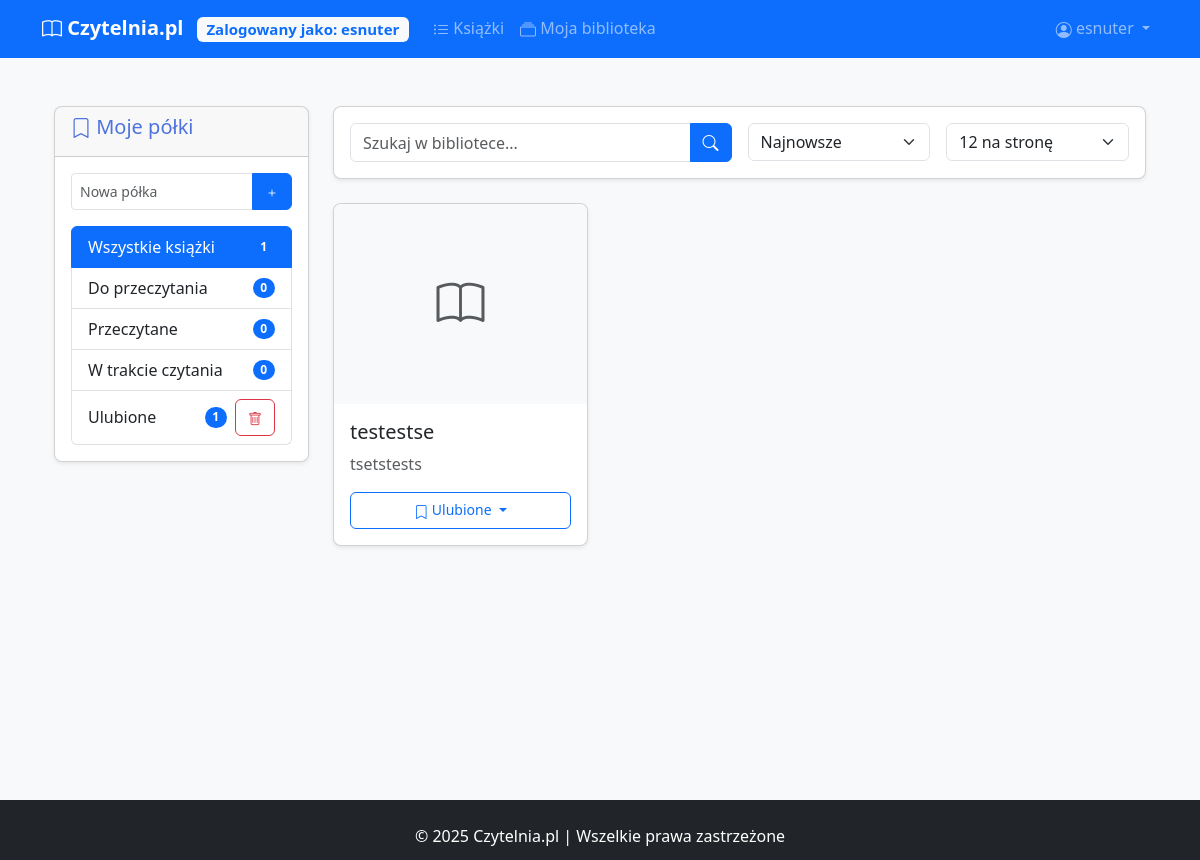
The page /my_library (signed in) on the database its author committed.
### models.py (models this page shows)
class User(UserMixin, db.Model):
    __tablename__ = 'users'
    id = db.Column(db.Integer, primary_key=True)
    username = db.Column(db.String(50), unique=True, nullable=False)
    password = db.Column(db.String(100), nullable=False)
    is_moderator = db.Column(db.Boolean, default=False)
    date_joined = db.Column(db.DateTime, default=datetime.utcnow)
    library_books = db.relationship('UserLibrary', back_populates='user')
    shelves = db.relationship('Shelf', back_populates='user', lazy='dynamic')
    reviews = db.relationship('Review', backref='review_user', lazy=True)

class Shelf(db.Model):
    __tablename__ = 'shelves'
    id = db.Column(db.Integer, primary_key=True)
    user_id = db.Column(db.Integer, db.ForeignKey('users.id'))
    name = db.Column(db.String(50), nullable=False)
    is_default = db.Column(db.Boolean, default=False)
    created_at = db.Column(db.DateTime, default=datetime.utcnow)
    user = db.relationship('User', back_populates='shelves')
    books = db.relationship('UserLibrary', back_populates='shelf')

class UserLibrary(db.Model):
    __tablename__ = 'user_library'
    id = db.Column(db.Integer, primary_key=True)
    user_id = db.Column(db.Integer, db.ForeignKey('users.id'))
    book_id = db.Column(db.Integer, db.ForeignKey('books.id'))
    shelf_id = db.Column(db.Integer, db.ForeignKey('shelves.id'))
    added_at = db.Column(db.DateTime, default=datetime.utcnow)
    book = db.relationship('Book', back_populates='library_entries')
    shelf = db.relationship('Shelf', back_populates='books')
    user = db.relationship('User', back_populates='library_books')

class Book(db.Model):
    __tablename__ = 'books'
    id = db.Column(db.Integer, primary_key=True)
    title = db.Column(db.String(100), nullable=False)
    author = db.Column(db.String(50), nullable=False)
    description = db.Column(db.Text)
    cover_url = db.Column(db.String(255))
    isbn = db.Column(db.String(20))
    date_added = db.Column(db.DateTime, default=datetime.utcnow)
    library_entries = db.relationship('UserLibrary', back_populates='book')
    book_reviews = db.relationship('Review', backref='review_book', lazy=True)

### app.py (the view)
@app.route('/my_library')
@login_required
def my_library():
    page = request.args.get('page', 1, type=int)
    per_page = request.args.get('per_page', 12, type=int)
    shelf_id = request.args.get('shelf', type=int)
    search_query = request.args.get('search', '')
    sort_by = request.args.get('sort_by', 'added_desc')
    if not current_user.shelves.first():
        create_default_shelves(current_user)
    shelves = Shelf.query.filter_by(user_id=current_user.id)\
        .order_by(Shelf.is_default.desc(), Shelf.name)\
        .all()
    shelf_counts = {}
    for shelf in shelves:
        count = UserLibrary.query.filter_by(
            user_id=current_user.id,
            shelf_id=shelf.id
        ).count()
        shelf_counts[shelf.id] = count
    query = db.session.query(UserLibrary, Book)\
        .join(Book, UserLibrary.book_id == Book.id)\
        .filter(UserLibrary.user_id == current_user.id)
    if shelf_id:
        query = query.filter(UserLibrary.shelf_id == shelf_id)
        selected_shelf_name = Shelf.query.get(shelf_id).name
    else:
        selected_shelf_name = "Wszystkie książki"
    if search_query:
        query = query.filter(or_(
            Book.title.ilike(f'%{search_query}%'),
            Book.author.ilike(f'%{search_query}%')
        ))
    if sort_by == 'title_asc':
        query = query.order_by(Book.title.asc())
    elif sort_by == 'title_desc':
        query = query.order_by(Book.title.desc())
    elif sort_by == 'author_asc':
        query = query.order_by(Book.author.asc())
    elif sort_by == 'author_desc':
        query = query.order_by(Book.author.desc())
    elif sort_by == 'added_desc':
        query = query.order_by(UserLibrary.added_at.desc())
    elif sort_by == 'added_asc':
        query = query.order_by(UserLibrary.added_at.asc())
    pagination = query.paginate(page=page, per_page=per_page, error_out=False)
    user_books = pagination.items
    total_books = UserLibrary.query.filter_by(user_id=current_user.id).count()
    reading_shelf = Shelf.query.filter_by(user_id=current_user.id, name='W trakcie czytania').first()
    finished_shelf = Shelf.query.filter_by(user_id=current_user.id, name='Przeczytane').first()
    finished_books = UserLibrary.query.filter_by(
        user_id=current_user.id,
        shelf_id=finished_shelf.id
    ).count() if finished_shelf else 0
    return render_template(
        'my_library.html',
        shelves=shelves,
        shelf_counts=shelf_counts,
        total_books=total_books,
        user_books=user_books,
        pagination=pagination,
        selected_shelf=shelf_id,
        selected_shelf_name=selected_shelf_name,
        search_query=search_query,
        sort_by=sort_by,
        per_page=per_page,
        finished_books=finished_books,
        reading_shelf=reading_shelf,
        finished_shelf=finished_shelf
    )

### app.py (called while the page is built)
@login_manager.user_loader
def load_user(user_id):
    return User.query.get(int(user_id))

### templates/my_library.html (shortened to what this page needs)
{% extends "base.html" %}
{% block content %}
<div class="container mt-4">
    <div class="row">
        <div class="col-md-3">
            <div class="card mb-4 shadow-sm">
                <div class="card-header">
                    <h5><i class="bi bi-bookmark"></i> Moje półki</h5>
                </div>
                <div class="card-body">
                    <form method="POST" action="{{ url_for('create_shelf') }}" class="mb-3">
                        <div class="input-group">
                            <input type="text" name="shelf_name" class="form-control form-control-sm"
                                   placeholder="Nowa półka" required>
                            <button type="submit" class="btn btn-primary btn-sm">
                                <i class="bi bi-plus"></i>
                            </button>
                        </div>
                    </form>
                    <div class="list-group">
                        <a href="{{ url_for('my_library') }}"
                           class="list-group-item list-group-item-action d-flex justify-content-between align-items-center {% if not selected_shelf %}active{% endif %}">
                            Wszystkie książki
                            <span class="badge bg-primary rounded-pill">{{ total_books }}</span>
                        </a>
                        {% for shelf in shelves %}
                        <div class="list-group-item list-group-item-action d-flex justify-content-between align-items-center {% if selected_shelf == shelf.id %}active{% endif %}">
                            <a href="{{ url_for('my_library', shelf=shelf.id) }}" class="flex-grow-1 text-decoration-none text-dark">
                                {{ shelf.name }}
                            </a>
                            <span class="badge bg-primary rounded-pill">{{ shelf_counts.get(shelf.id, 0) }}</span>
                            {% if not shelf.is_default %}
                            <form method="POST" action="{{ url_for('delete_shelf', shelf_id=shelf.id) }}" class="ms-2">
                                <button type="submit" class="btn btn-sm btn-outline-danger"
                                        onclick="return confirm('Usunąć półkę {{ shelf.name }}? Książki zostaną przeniesione do domyślnej półki.');">
                                    <i class="bi bi-trash"></i>
                                </button>
                            </form>
                            {% endif %}
                        </div>
                        {% endfor %}
                    </div>
                </div>
            </div>
        </div>
        <div class="col-md-9">
            <div class="card mb-4 shadow-sm">
                <div class="card-body">
                    <form class="row g-3">
                        <div class="col-md-6">
                            <div class="input-group">
                                <input type="text" name="search" class="form-control"
                                       placeholder="Szukaj w bibliotece..." value="{{ search_query }}">
                                <button type="submit" class="btn btn-primary">
                                    <i class="bi bi-search"></i>
                                </button>
                            </div>
                        </div>
                        <div class="col-md-3">
                            <select name="sort_by" class="form-select" onchange="this.form.submit()">
                                <option value="added_desc" {% if sort_by=='added_desc' %}selected{% endif %}>Najnowsze</option>
                            </select>
                        </div>
                        <div class="col-md-3">
                            <select name="per_page" class="form-select" onchange="this.form.submit()">
                                <option value="12" {% if per_page==12 %}selected{% endif %}>12 na stronę</option>
                            </select>
                        </div>
                    </form>
                </div>
            </div>
            {% if user_books %}
            <div class="row row-cols-1 row-cols-md-2 row-cols-lg-3 g-4">
                {% for entry, book in user_books %}
                <div class="col">
                    <div class="card h-100 shadow-sm">
                        {% if book.cover_url %}
                        <img src="{{ book.cover_url }}" class="card-img-top" alt="{{ book.title }}" style="height: 200px; object-fit: cover;">
                        {% else %}
                        <div class="card-img-top bg-light d-flex align-items-center justify-content-center" style="height: 200px;">
                            <i class="bi bi-book text-muted" style="font-size: 3rem;"></i>
                        </div>
                        {% endif %}
                        <div class="card-body">
                            <h5 class="card-title">{{ book.title }}</h5>
                            <p class="card-text text-muted">{{ book.author }}</p>
                            <div class="dropdown mt-3">
                                <button class="btn btn-sm btn-outline-primary dropdown-toggle w-100"
                                        type="button"
                                        id="dropdownMenu-{{ entry.id }}"
                                        data-bs-toggle="dropdown"
                                        aria-expanded="false">
                                    <i class="bi bi-bookmark"></i>
                                    {% if entry.shelf %}
                                        {{ entry.shelf.name }}
                                    {% else %}
                                        Przypisz do półki
                                    {% endif %}
                                </button>
                            </div>
                        </div>
                    </div>
                </div>
                {% endfor %}
            </div>
            {% endif %}
        </div>
    </div>
</div>
{% endblock %}

### templates/base.html (shortened to what this page needs)
<!DOCTYPE html>
<html lang="pl">
<head>
    <link href="{{ url_for('static', filename='css/style.css') }}" rel="stylesheet">
    <link href="https://cdn.jsdelivr.net/npm/bootstrap@5.3.0/dist/css/bootstrap.min.css" rel="stylesheet">
    <link rel="stylesheet" href="https://cdn.jsdelivr.net/npm/bootstrap-icons@1.10.0/font/bootstrap-icons.css">
    <link rel="stylesheet" href="{{ url_for('static', filename='css/style.css') }}">
</head>
<body class="d-flex flex-column min-vh-100 bg-light">
    <nav class="navbar navbar-expand-lg navbar-dark bg-primary mb-4">
        <div class="container">
            <a class="navbar-brand" href="{{ url_for('home') }}">
                <i class="bi bi-book"></i> Czytelnia.pl
                {% if current_user.is_authenticated %}
                <span class="badge bg-light text-primary ms-2">Zalogowany jako: {{ current_user.username }}</span>
                {% endif %}
            </a>
            <div class="collapse navbar-collapse" id="navbarNav">
                <ul class="navbar-nav me-auto">
                    <li class="nav-item">
                        <a class="nav-link" href="{{ url_for('book_list') }}">
                            <i class="bi bi-list-ul"></i> Książki
                        </a>
                    </li>
                    {% if current_user.is_authenticated %}
                    <li class="nav-item">
                        <a class="nav-link" href="{{ url_for('my_library') }}">
                            <i class="bi bi-collection"></i> Moja biblioteka
                        </a>
                    </li>
                    {% endif %}
                </ul>
                <ul class="navbar-nav">
                    {% if current_user.is_authenticated %}
                    <li class="nav-item dropdown">
                      <a class="nav-link dropdown-toggle" href="#" id="navbarDropdown" role="button" data-bs-toggle="dropdown">
                          <i class="bi bi-person-circle"></i> {{ current_user.username }}
                      </a>
                  </li>
                  {% endif %}
              </ul>
            </div>
        </div>
    </nav>
    <main class="container mb-5">
<div class="position-fixed bottom-0 end-0 p-3" style="z-index: 11">
  </div>
        {% block content %}{% endblock %}
    </main>
    <footer class="bg-dark text-white py-4 mt-auto">
        <div class="container text-center">
            <p class="mb-0">&copy; 2025 Czytelnia.pl | Wszelkie prawa zastrzeżone</p>
        </div>
    </footer>
</body>
</html>

### static/css/style.css (style rules this page uses)
:root { --primary-color: #4e73df; --secondary-color: #858796; --success-color: #1cc88a; --info-color: #36b9cc; --warning-color: #f6c23e; --danger-color: #e74a3b; }
html { position: relative; min-height: 100%; }
body { margin-bottom: 60px; }
footer { position: absolute; bottom: 0; width: 100%; height: 60px; }
.navbar-brand { font-weight: 700; }
.card { transition: transform 0.3s ease, box-shadow 0.3s ease; border-radius: 0.5rem; overflow: hidden; }
.btn { border-radius: 0.375rem; padding: 0.375rem 0.75rem; }
h1, h2, h3, h4, h5, h6 { color: var(--primary-color); }
.bi { vertical-align: middle; }
.form-select { min-width: 120px; }

### rows shown on the page
User: username "esnuter"
Shelf: name "Do przeczytania", get "0"
Shelf: name "Przeczytane", get "0"
Shelf: name "W trakcie czytania", get "0"
Shelf: name "Ulubione", get "1"
UserLibrary: title "testestse", author "tsetstests", shelf.name "Ulubione"

### other values the page prints
{{ total_books }} "1"
